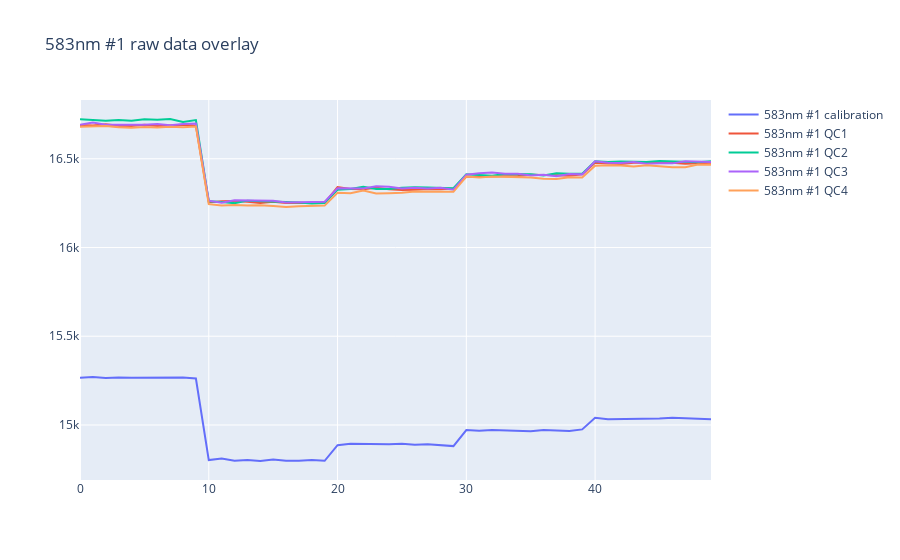

This figure's notebook cell:
### Code cell
save_figure = True
offset = False
cal_channel = '583nm #1'
QC_channel = '583nm #1'

plot_data = []
data_list = test_data_list

if offset == True:
    trace_ppm = go.Scatter(y=df_n10C[cal_channel]-df_n10C.loc[1,cal_channel], name=cal_channel+' calibration')
    plot_data.append(trace_ppm)

    for i,j in enumerate(data_list):
        trace_ppm = go.Scatter(y=j[QC_channel]-j.loc[1,QC_channel], name=QC_channel+' QC{}'.format(i+1))
        plot_data.append(trace_ppm) 
else:
    trace_ppm = go.Scatter(y=df_n10C[cal_channel], name=cal_channel+' calibration')
    plot_data.append(trace_ppm)

    for i,j in enumerate(data_list):
        trace_ppm = go.Scatter(y=j[QC_channel], name=QC_channel+' QC{}'.format(i+1))
        plot_data.append(trace_ppm)

title = '{} raw data overlay'.format(QC_channel)       
layout = go.Layout(title=title)
fig = go.Figure(data=plot_data, layout=layout)
fig.show()

if save_figure == True:
    # save figure
    savePath = os.path.join(os.getcwd(), folder_name)
    filename = title
    fig.write_image(savePath + '/' + filename + '.jpeg', width=1280, height=720)

### Figure 1 — Plotly figure (JSON) as saved in the notebook; plotly's stock layout.template omitted (floating-point values rounded to 4 significant figures)
{"data": [{"name": "583nm #1 calibration", "type": "scatter", "y": [15266, 15270, 15264, 15268, 15266, 15266, 15270, 15266, 15268, 15262, 14802, 14811, 14798, 14802, 14797, 14806, 14798, 14798, 14802, 14798, 14886, 14894, 14892, 14890, 14892, 14894, 14888, 14892, 14888, 14881, 14971, 14967, 14972, 14969, 14970, 14964, 14972, 14970, 14966, 14975, 15040, 15032, 15032, 15032, 15035, 15036, 15040, 15038, 15034, 15032]}, {"name": "583nm #1 QC1", "type": "scatter", "y": [16690, 16688, 16694, 16686, 16684, 16692, 16684, 16688, 16692, 16686, 16254, 16261, 16262, 16258, 16251, 16258, 16251, 16250, 16252, 16252, 16340, 16329, 16328, 16336, 16328, 16324, 16326, 16330, 16328, 16332, 16398, 16400, 16400, 16404, 16403, 16410, 16410, 16407, 16404, 16412, 16478, 16473, 16470, 16478, 16478, 16480, 16478, 16472, 16474, 16478]}, {"name": "583nm #1 QC2", "type": "scatter", "y": [16722, 16718, 16714, 16718, 16714, 16723, 16720, 16724, 16707, 16718, 16260, 16256, 16250, 16264, 16260, 16256, 16256, 16254, 16248, 16250, 16325, 16330, 16342, 16330, 16330, 16336, 16340, 16338, 16336, 16334, 16412, 16410, 16404, 16414, 16414, 16412, 16406, 16418, 16416, 16416, 16486, 16482, 16484, 16482, 16482, 16488, 16486, 16480, 16480, 16486]}, {"name": "583nm #1 QC3", "type": "scatter", "y": [16692, 16704, 16692, 16692, 16688, 16692, 16696, 16689, 16696, 16698, 16264, 16252, 16266, 16266, 16262, 16263, 16254, 16254, 16254, 16258, 16334, 16332, 16332, 16345, 16342, 16332, 16336, 16333, 16336, 16326, 16410, 16418, 16422, 16416, 16416, 16406, 16410, 16401, 16414, 16412, 16486, 16478, 16476, 16482, 16472, 16474, 16474, 16486, 16482, 16482]}, {"name": "583nm #1 QC4", "type": "scatter", "y": [16680, 16684, 16684, 16677, 16674, 16679, 16676, 16680, 16678, 16682, 16244, 16237, 16240, 16236, 16238, 16234, 16228, 16232, 16232, 16236, 16308, 16306, 16321, 16304, 16306, 16308, 16316, 16314, 16312, 16314, 16400, 16394, 16400, 16398, 16398, 16394, 16387, 16386, 16396, 16394, 16461, 16464, 16462, 16456, 16464, 16458, 16452, 16452, 16467, 16466]}], "layout": {"title": {"text": "583nm #1 raw data overlay"}}}
